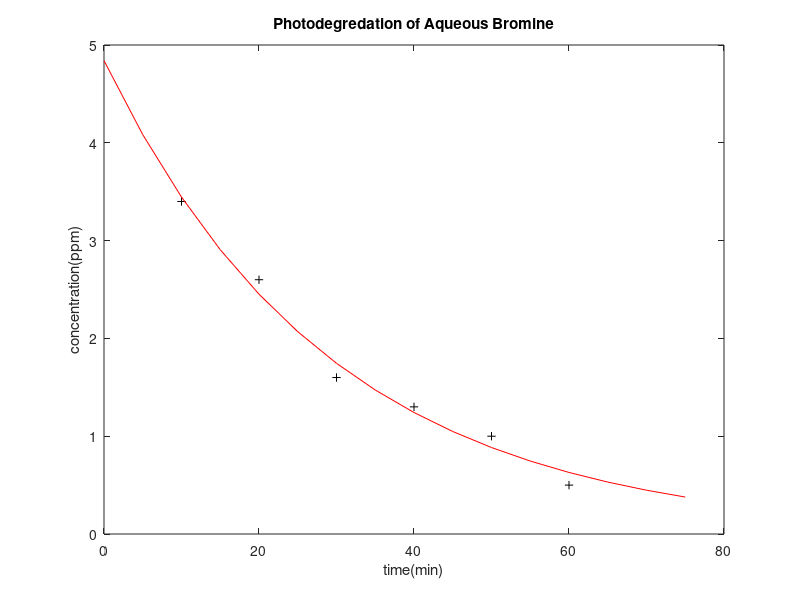

Recreate this plot in MATLAB.
clc
clear all
t = [10:10:60];
c = [3.4 2.6 1.6 1.3 1.0 0.5];
tf = [0:5:75];
cf = 4.84 * exp(-0.034 * tf);
plot(t, c, 'k+', tf, cf, '-r')
xlabel('time(min)')
ylabel('concentration(ppm)')
title('Photodegredation of Aqueous Bromine')
